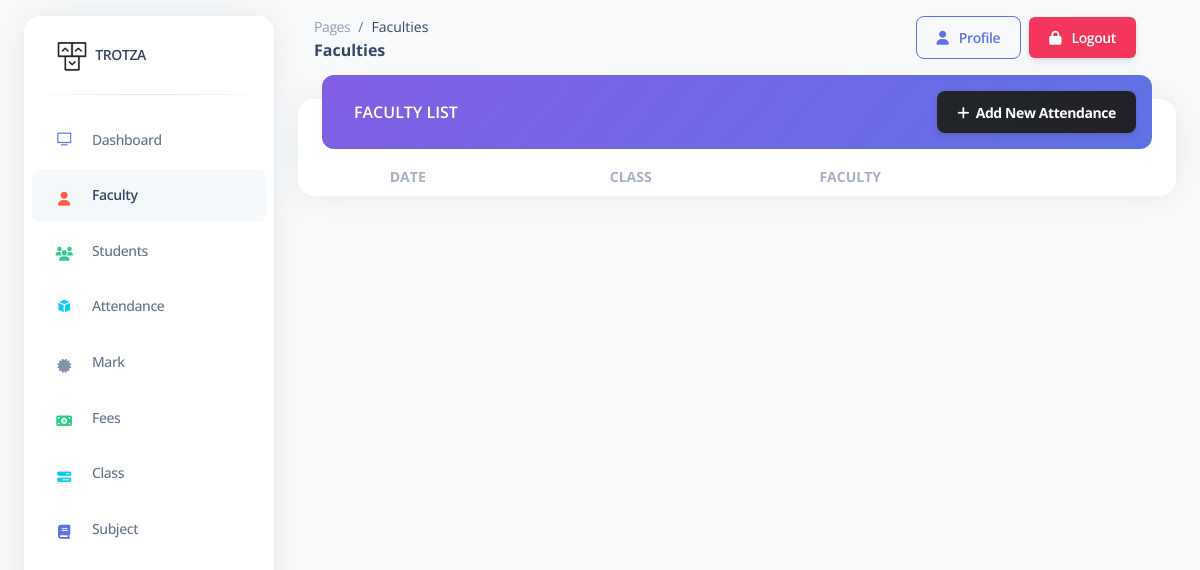
/admin/pages/attendance_list.php, run on an earlier commit of the app's database.
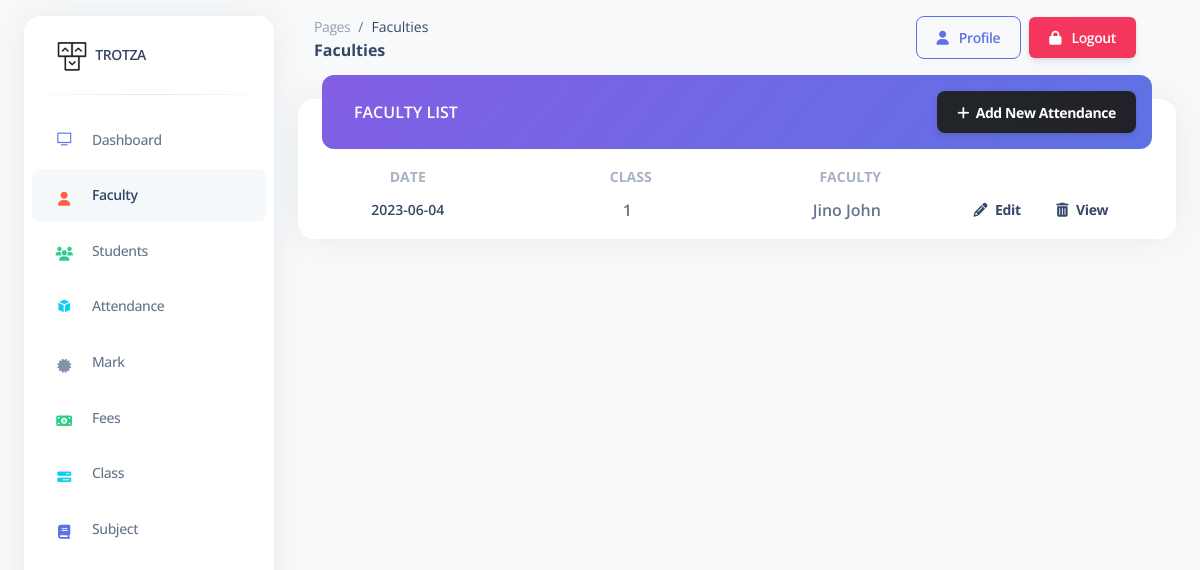
And on a later commit of the database.
### tables this page shows
CREATE TABLE `attendance_master` (
  `aid` int(11) NOT NULL,
  `adate` date NOT NULL DEFAULT current_timestamp(),
  `class` int(11) NOT NULL,
  `fid` int(11) NOT NULL
);

CREATE TABLE `faculty_data` (
  `fid` int(11) NOT NULL,
  `name` varchar(100) NOT NULL,
  `email` varchar(100) NOT NULL,
  `mobile` bigint(20) NOT NULL
);

### admin/pages/attendance_list.php (the view, shortened to what this page needs)
<?php
include '../includes/connection.php';
?>
<!DOCTYPE html>
<html lang="en">
<head>
  <link href="../assets/css/nucleo-icons.css" rel="stylesheet" />
  <link href="../assets/css/nucleo-svg.css" rel="stylesheet" />
  <link href="../assets/css/nucleo-svg.css" rel="stylesheet" />
  <link id="pagestyle" href="../assets/css/argon-dashboard.css?v=2.0.4" rel="stylesheet" />
</head>
<body class="g-sidenav-show   bg-gray-100">
  <aside class="sidenav bg-white navbar navbar-vertical navbar-expand-xs border-0 border-radius-xl my-3 fixed-start ms-4" id="sidenav-main">
    <div class="sidenav-header">
      <a class="navbar-brand m-0" href=" https://demos.creative-tim.com/argon-dashboard/pages/dashboard.html " target="_blank">
        <img src="../assets/img/logo-ct-dark.png" class="navbar-brand-img h-100" alt="main_logo">
        <span class="ms-1 font-weight-bold">TROTZA</span>
      </a>
    </div>
    <hr class="horizontal dark mt-0">
    <div class="collapse navbar-collapse  w-auto " id="sidenav-collapse-main">
      <ul class="navbar-nav">
        <li class="nav-item">
          <a class="nav-link" href="dashboard.php">
            <div class="icon icon-shape icon-sm border-radius-md text-center me-2 d-flex align-items-center justify-content-center">
              <i class="ni ni-tv-2 text-primary text-sm opacity-10"></i>
            </div>
            <span class="nav-link-text ms-1">Dashboard</span>
          </a>
        </li>
        <li class="nav-item">
          <a class="nav-link active" href="faculty_list.php">
            <div class="icon icon-shape icon-sm border-radius-md text-center me-2 d-flex align-items-center justify-content-center">
              <i class="fa fa-user text-warning text-sm opacity-10"></i>
            </div>
            <span class="nav-link-text ms-1">Faculty</span>
          </a>
        </li>
        <li class="nav-item">
          <a class="nav-link " href="student_list.php">
            <div class="icon icon-shape icon-sm border-radius-md text-center me-2 d-flex align-items-center justify-content-center">
              <i class="fa fa-users text-success text-sm opacity-10"></i>
            </div>
            <span class="nav-link-text ms-1">Students</span>
          </a>
        </li>
        <li class="nav-item">
          <a class="nav-link " href="attendance.php">
            <div class="icon icon-shape icon-sm border-radius-md text-center me-2 d-flex align-items-center justify-content-center">
              <i class="ni ni-app text-info text-sm opacity-10"></i>
            </div>
            <span class="nav-link-text ms-1">Attendance</span>
          </a>
        </li>
        <li class="nav-item">
          <a class="nav-link " href="marks.php">
            <div class="icon icon-shape icon-sm border-radius-md text-center me-2 d-flex align-items-center justify-content-center">
              <i class="fa fa-certificate text-secondary text-sm opacity-10"></i>
            </div>
            <span class="nav-link-text ms-1">Mark</span>
          </a>
        </li>
        <li class="nav-item">
          <a class="nav-link " href="fees.php">
            <div class="icon icon-shape icon-sm border-radius-md text-center me-2 d-flex align-items-center justify-content-center">
              <i class="fa fa-money text-success text-sm opacity-10"></i>
            </div>
            <span class="nav-link-text ms-1">Fees</span>
          </a>
        </li>
        <li class="nav-item">
          <a class="nav-link " href="class.php">
            <div class="icon icon-shape icon-sm border-radius-md text-center me-2 d-flex align-items-center justify-content-center">
              <i class="fa fa-tasks text-info text-sm opacity-10"></i>
            </div>
            <span class="nav-link-text ms-1">Class</span>
          </a>
        </li>
        <li class="nav-item">
          <a class="nav-link " href="subject.php">
            <div class="icon icon-shape icon-sm border-radius-md text-center me-2 d-flex align-items-center justify-content-center">
              <i class="fa fa-book text-primary text-sm opacity-10"></i>
            </div>
            <span class="nav-link-text ms-1">Subject</span>
          </a>
        </li>
      </ul>
    </div>
  </aside>
  <main class="main-content position-relative border-radius-lg ">
    <nav class="navbar navbar-main navbar-expand-lg px-0 mx-4 shadow-none border-radius-xl " id="navbarBlur" data-scroll="false">
      <div class="container-fluid py-1 px-3">
        <nav aria-label="breadcrumb">
          <ol class="breadcrumb bg-transparent mb-0 pb-0 pt-1 px-0 me-sm-6 me-5">
            <li class="breadcrumb-item text-sm"><a class="opacity-5 text-dark" href="javascript:;">Pages</a></li>
            <li class="breadcrumb-item text-sm text-dark active" aria-current="page">Faculties</li>
          </ol>
          <h6 class="font-weight-bolder text-dark mb-0">Faculties</h6>
        </nav>
        <div class="collapse navbar-collapse mt-sm-0 mt-2 me-md-0 me-sm-4" id="navbar">
          <ul class="navbar-nav  ms-md-auto pe-md-3 d-flex align-items-center">
            <li class="nav-item d-flex align-items-center border-2">
              <button onclick="window.location.href='profile.php'" class="btn btn-outline-primary btn-md font-weight-bold  mb-0"><i class="fa fa-user me-sm-1"></i>&nbsp;&nbsp;Profile</button>
            </li>
            <li class="nav-item d-flex align-items-center bg-danger mx-2 rounded">
              <button onclick="window.location.href='logout.php'" class="btn btn-md font-weight-bold text-white mb-0"><i class="fa fa-lock me-sm-1"></i>&nbsp;&nbsp;Logout</button>
            </li>
          </ul>
        </div>
      </div>
    </nav>
    <div class="container-fluid py-4">
      <div class="row">
        <div class="col-12">
          <div class="card mb-4">
            <div class="card-header p-0 position-relative mt-n4 mx-4">
              <div class="d-flex justify-content-between bg-gradient-primary shadow-primary border-radius-lg p-3">
                <h6 class="text-white ps-3 pt-2 text-uppercase">Faculty List</h6>
                <button class="btn bg-gradient-dark m-0 toast-btn" type="button" data-toggle="modal" data-target="#form"><i class="fas fa-plus"></i>&nbsp;&nbsp;Add New Attendance</button>
              </div>
            </div>
            <div class="card-body px-0 pt-3 pb-2">
              <div class="table-responsive p-0">
                <table class="align-items-center mb-0 w-100 d-block d-md-table text-sm">
                  <thead>
                    <tr>
                      <th class="text-center text-uppercase text-secondary font-weight-bolder opacity-7" style="width: 25%;">
                        Date</th>
                      <th class="text-center text-uppercase text-secondary font-weight-bolder opacity-7 ps-2" style="width: 25%;">
                        Class</th>
                      <th class="text-center text-uppercase text-secondary font-weight-bolder opacity-7 ps-2 th-sm" style="width: 25%;">
                        Faculty</th>
                      <th class="text-center text-uppercase text-secondary font-weight-bolder opacity-7" style="width: 25%;">
                      </th>
                    </tr>
                  </thead>
                  <tbody>
                    <?php
                    $query = "SELECT am.aid,am.adate,am.class,fd.name FROM attendance_master am inner join faculty_data fd on am.fid=fd.fid";
                    $result = mysqli_query($conn, $query);
                    while ($row = mysqli_fetch_array($result)) {
                    ?>
                      <tr>
                        <td class="align-middle text-center">
                          <div class="d-flex flex-column ">
                            <h6 class="mb-0 text-sm">
                              <?php echo $row["adate"]; ?>
                            </h6>
                          </div>
                        </td>
                        <td class="align-middle text-center">
                          <p class="font-weight-bold mb-0">
                            <?php echo $row["class"]; ?>
                          </p>
                        </td>
                        <td class="align-middle text-center">
                          <p class="font-weight-bold mb-0">
                            <?php echo $row["name"]; ?>
                          </p>
                        </td>
                        <td>
                          <a class="btn btn-link text-dark px-3 mb-0" type="button" href="edit_attendance.php?aid=<?php echo $row["aid"]; ?>&dt=<?php echo $row["adate"]; ?>&&class=<?php echo $row["class"]; ?>"><i class="fas fa-pencil-alt text-dark me-2"></i>Edit</a>
                          <a class="btn btn-link text-dark px-3 mb-0" href="view_attendance.php?aid=<?php echo $row["aid"]; ?>&dt=<?php echo $row["adate"]; ?>&&class=<?php echo $row["class"]; ?>"><i class="fas fa-trash-alt text-dark me-2"></i>View</a>
                        </td>
                      </tr>
                    <?php
                    }
                    ?>
                  </tbody>
                </table>
              </div>
            </div>
          </div>
        </div>
      </div>
    </div>
  </main>
</body>
</html>

### admin/assets/css/nucleo-svg.css (style rules this page uses)
.icon { display: inline-block; color: #111111; height: 1em; width: 1em; }
.icon-sm { height: 0.8em; width: 0.8em; }
.icon { fill: currentColor; stroke: none; }

What changed in the data, as far as the page shows it:
added attendance_master: adate "2023-06-04", class "1", fid.name "Jino John"
